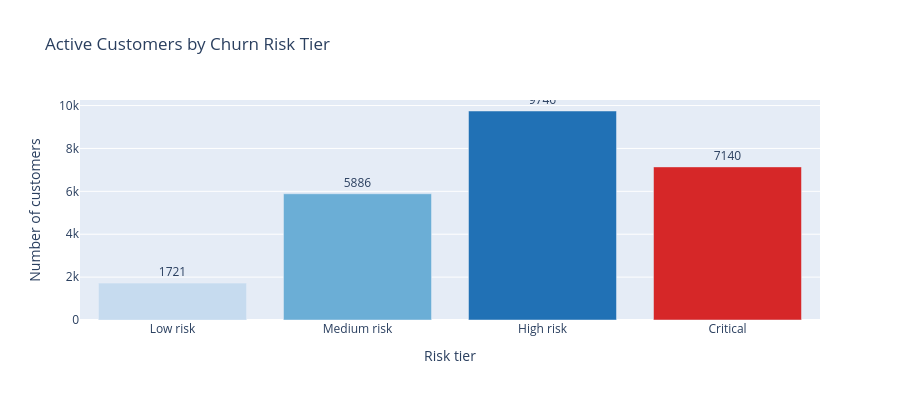

Notebook cell for this chart:
### Code cell
fig3 = px.bar(
    risk_summary,
    x="risk_tier",
    y="customers",
    color="risk_tier",
    text="customers",
    color_discrete_map={
        "Low risk":    "#c6dbef",
        "Medium risk": "#6baed6",
        "High risk":   "#2171b5",
        "Critical":    "#d62728"
    },
    title="Active Customers by Churn Risk Tier",
    labels={"customers": "Number of customers", "risk_tier": "Risk tier"}
)
fig3.update_traces(textposition="outside")
fig3.update_layout(height=400, showlegend=False)
fig3.show()

### Figure 1 — Plotly figure (JSON) as saved in the notebook; plotly's stock layout.template omitted (floating-point values rounded to 4 significant figures)
{"data": [{"hovertemplate": "Risk tier=%{x}<br>Number of customers=%{text}<extra></extra>", "legendgroup": "Low risk", "marker": {"color": "#c6dbef", "pattern": {"shape": ""}}, "name": "Low risk", "orientation": "v", "showlegend": true, "text": [1721.0], "textposition": "outside", "type": "bar", "x": ["Low risk"], "xaxis": "x", "y": [1721], "yaxis": "y"}, {"hovertemplate": "Risk tier=%{x}<br>Number of customers=%{text}<extra></extra>", "legendgroup": "Medium risk", "marker": {"color": "#6baed6", "pattern": {"shape": ""}}, "name": "Medium risk", "orientation": "v", "showlegend": true, "text": [5886.0], "textposition": "outside", "type": "bar", "x": ["Medium risk"], "xaxis": "x", "y": [5886], "yaxis": "y"}, {"hovertemplate": "Risk tier=%{x}<br>Number of customers=%{text}<extra></extra>", "legendgroup": "High risk", "marker": {"color": "#2171b5", "pattern": {"shape": ""}}, "name": "High risk", "orientation": "v", "showlegend": true, "text": [9746.0], "textposition": "outside", "type": "bar", "x": ["High risk"], "xaxis": "x", "y": [9746], "yaxis": "y"}, {"hovertemplate": "Risk tier=%{x}<br>Number of customers=%{text}<extra></extra>", "legendgroup": "Critical", "marker": {"color": "#d62728", "pattern": {"shape": ""}}, "name": "Critical", "orientation": "v", "showlegend": true, "text": [7140.0], "textposition": "outside", "type": "bar", "x": ["Critical"], "xaxis": "x", "y": [7140], "yaxis": "y"}], "layout": {"barmode": "relative", "height": 400, "legend": {"title": {"text": "Risk tier"}, "tracegroupgap": 0}, "showlegend": false, "title": {"text": "Active Customers by Churn Risk Tier"}, "xaxis": {"anchor": "y", "categoryarray": ["Low risk", "Medium risk", "High risk", "Critical"], "categoryorder": "array", "domain": [0, 1], "title": {"text": "Risk tier"}}, "yaxis": {"anchor": "x", "domain": [0, 1], "title": {"text": "Number of customers"}}}}
